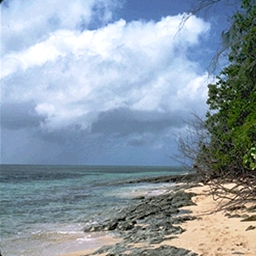
#> input picture courseImageProccesing/week1/train/coast/bea14.jpg, 256 x 256 px
$ python knn.py   (Python 2 division)
#> lines starting #> are read from the running program, lines starting #| are printed output that depends on the picture
from __future__ import print_function
import cv2
import numpy as np
import matplotlib.pyplot as plt
import glob

clases  ={"coast":0, "forest":1, "highway":2, "inside_city":3, "mountain":4, "Opencountry":5, "street":6, "tallbuilding":7}
clasest  ={0:"coast", 1:"forest", 2:"highway", 3:"inside_city", 4:"mountain", 5:"Opencountry", 6:"street",7:"tallbuilding"}
sizes = {"SIFT":128}
trainData = []
responses = []

#Getting images of each class
for typei in clases:
  print(typei)
  images = glob.glob("train/"+typei+"/*.jpg")

  for pathimg1 in images:
    img1 = cv2.imread(pathimg1,0)
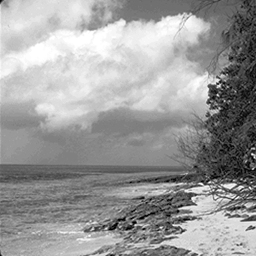
#> img1: shape (256, 256); min 0, max 255, mean 154.9
    sift = cv2.xfeatures2d.SIFT_create()
    kp1, train = sift.detectAndCompute(img1,None)
#> kp1 = 418 keypoints; strongest (x, y, size): (219, 86, 2.4), (134, 222, 2.3), (240, 187, 2.6), (193, 198, 2.8)
    for d in train: trainData.append(d.tolist())
#> after the loop, trainData = 418 items
    res =  np.array([clases[typei] for x in range(0,len(train))], dtype=np.float32)
#> res = 418 values from 0 to 0
    responses+=res.tolist()
#> responses = 418 values from 0 to 0


"""

bf = cv2.BFMatcher()
"""

#train
trainData = np.array(trainData, dtype=np.float32)
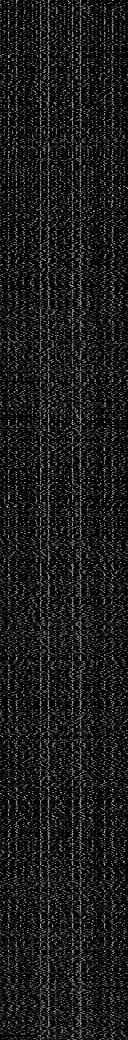
#> trainData: shape (1040, 128) float32; min 0, max 209, mean 27.4
responses = np.array(responses, dtype=np.float32)
knn = cv2.ml.KNearest_create()
knn.train(trainData, cv2.ml.ROW_SAMPLE, responses)


#Testing the model
for typei in clases:
  images = glob.glob("test/"+typei+"/*.jpg")[:2]
  for pathimg2 in images:
    img2 = cv2.imread(pathimg2,0)
    kp2, newcomers = sift.detectAndCompute(img2,None)
#> kp2 has the same summary as kp1
    resbyimage = []
    for newcomer in newcomers:
      numNeighbors = 5

      newcomer = np.array([newcomer], dtype=np.float32)
      ret, results, neighbours ,dist = knn.findNearest(newcomer, 5)
      for x,y in zip(dist[0], neighbours[0]):
        resbyimage.append((x,y))
#> this loop made 418 passes
#> (ret, results, neighbours, dist) on passes 1 to 3: (5, [5], [[0, 5, 5, 0, 5]], [[0, 87478, 100875, 107966, 108728]]), (5, [5], [[0, 5, 0, 5, 5]], [[0, 91869, 95062, 100019, 106600]]), (0, [0], [[0, 5, 0, 0, 0]], [[0, 91768, 108935, 129770, 144961]])
#> after the loop, resbyimage = 2090 pairs, first value 0 to 183207, second value 0 to 5
    resbyimage.sort()
    res = []

    num = len(resbyimage)/2
#> num = 1045
    for e in resbyimage[:num]:
      res.append(e[1])
#> after the loop, res = 1045 values, max 5 at index 426, min 0 at index 0, mean 1.11

    resbyimage = np.array(res)
#> resbyimage has the same summary as res

    #find the mode
    counts = np.bincount(res)
#> counts = [813, 0, 0, 0, 0, 232]
    mode =  np.argmax(counts)
#> mode = 0
    print ("for the image: "+ pathimg2+ " the class is: "+ clasest[mode] + " with code: " +str(mode)+ " taking: "+str(num))
#| for the image: courseImageProccesing/week1/train/coast/bea14.jpg the class is: coast with code: 0 taking: 1045

"""
  print ("result class: ", classi,"\n")
  print ("neighbours: ", neighbours,"\n")
  print ("distance: ", dist)
 """
